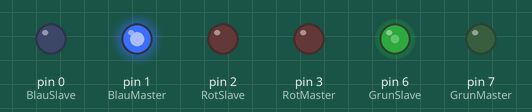
Bench run of a sketch on a simulated Arduino Uno, built with avr-gcc and run on an emulated ATmega328P. Shown: output pins drawn as LEDs (lit = HIGH).

Above: at 0.05 s.
At 0.3 s:
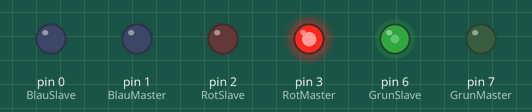
At 0.55 s:
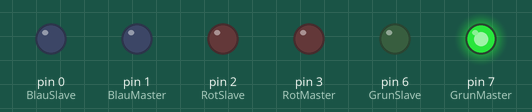
Timing chart, 0 to 3.0 s (numbered marks = the images above):
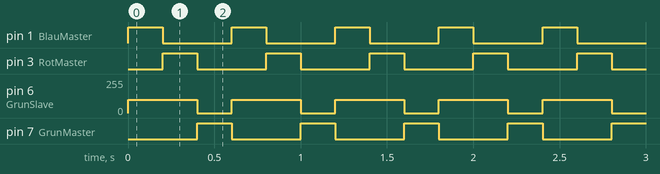

Measured:
- by itself, pin 1 (BlauMaster), pin 3 (RotMaster), pin 7 (GrunMaster): alternates HIGH for 0.20 s and LOW for 0.40 s
- by itself, pin 6 (GrunSlave): alternates 100/255 for 0.40 s and 0/255 for 0.20 s

The sketch:

Erster_Versuch.ino
```cpp
int RotMaster = 3;
int RotSlave  = 2;
int GrunMaster = 7;
int GrunSlave  = 6;
int BlauMaster = 1;
int BlauSlave  = 0;

int ErsatzInt = 0;
int ErsatzInt2 = 100;

void setup() {
  // put your setup code here, to run once:

  pinMode(RotMaster,OUTPUT);
  pinMode(RotSlave,OUTPUT);
  pinMode(GrunMaster,OUTPUT);
  pinMode(GrunSlave,OUTPUT);
  pinMode(BlauMaster,OUTPUT);
  pinMode(BlauSlave,OUTPUT);

}

void loop() {
  // put your main code here, to run repeatedly:
 grunSingle(255);
 delay(200);
 rotSingle(255);
 delay(200);
 blauSingle(255);
 delay(200);
}
void RGB (int R, int G, int B);
void rotSingle(int Farbe){
  analogWrite(RotMaster,   Farbe);
  analogWrite(RotSlave,    ErsatzInt);
  analogWrite(BlauMaster,  ErsatzInt);
  analogWrite(BlauSlave,   ErsatzInt2);
  analogWrite(GrunMaster,  ErsatzInt);
  analogWrite(GrunSlave,   ErsatzInt2);
}
void grunSingle(int Farbe){
  analogWrite(RotMaster,   ErsatzInt);
  analogWrite(RotSlave,    ErsatzInt2);
  analogWrite(BlauMaster,  Farbe);
  analogWrite(BlauSlave,   ErsatzInt);
  analogWrite(GrunMaster,  ErsatzInt);
  analogWrite(GrunSlave,   ErsatzInt2);
}
void blauSingle(int Farbe){
  analogWrite(RotMaster,   ErsatzInt);
  analogWrite(RotSlave,    ErsatzInt2);
  analogWrite(BlauMaster,  ErsatzInt);
  analogWrite(BlauSlave,   ErsatzInt2);
  analogWrite(GrunMaster,  Farbe);
  analogWrite(GrunSlave,   ErsatzInt);
}
//17,8 W
```
